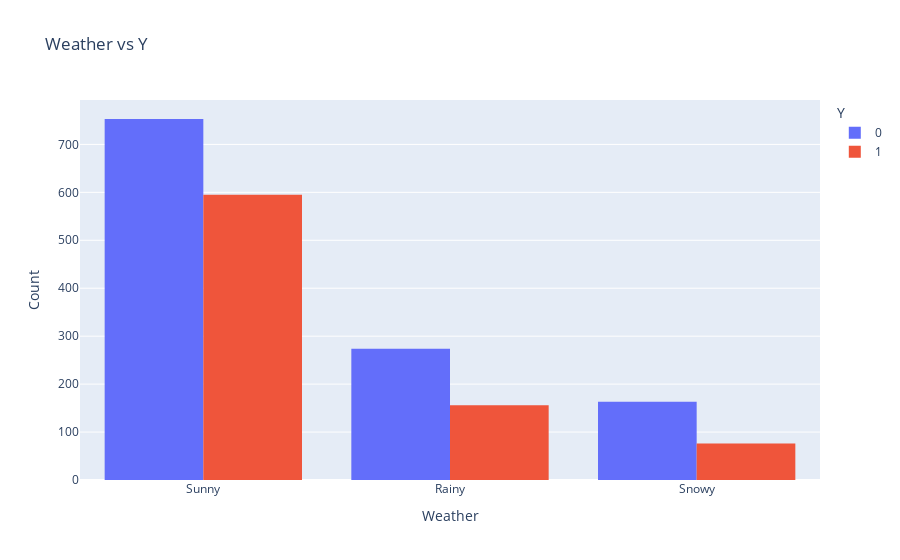
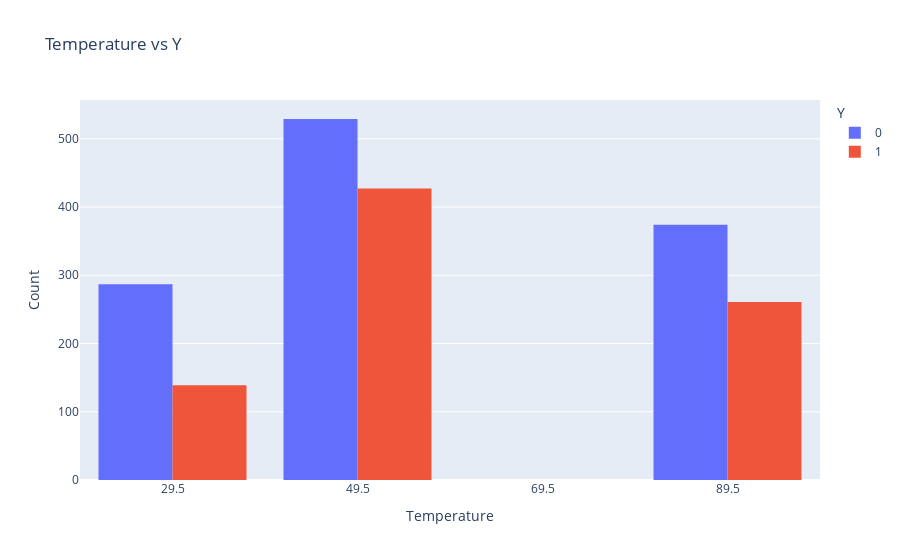

These figures' notebook cell, in order:
### Code cell
# Plot for 'weather' field against 'Y' column
fig1 = px.histogram(bar_df, x='weather', color='Y', title='Weather vs Y')
fig1.update_layout(xaxis_title='Weather', yaxis_title='Count', barmode='group')

# Plot for 'temperature' field against 'Y' column
fig2 = px.histogram(bar_df, x='temperature', color='Y', title='Temperature vs Y')
fig2.update_layout(xaxis_title='Temperature', yaxis_title='Count', barmode='group')

# Show the plots
fig1.show()
fig2.show()

### Figure 1 — Plotly figure (JSON) as saved in the notebook; plotly's stock layout.template omitted (floating-point values rounded to 4 significant figures; data arrays with more than 128 entries replaced by an {"elided": "..."} marker saying what was removed)
{"data": [{"alignmentgroup": "True", "bingroup": "x", "hovertemplate": "Y=0<br>weather=%{x}<br>count=%{y}<extra></extra>", "legendgroup": "0", "marker": {"color": "#636efa", "pattern": {"shape": ""}}, "name": "0", "offsetgroup": "0", "orientation": "v", "showlegend": true, "type": "histogram", "x": {"elided": "1190 str values"}, "xaxis": "x", "yaxis": "y"}, {"alignmentgroup": "True", "bingroup": "x", "hovertemplate": "Y=1<br>weather=%{x}<br>count=%{y}<extra></extra>", "legendgroup": "1", "marker": {"color": "#EF553B", "pattern": {"shape": ""}}, "name": "1", "offsetgroup": "1", "orientation": "v", "showlegend": true, "type": "histogram", "x": {"elided": "827 str values"}, "xaxis": "x", "yaxis": "y"}], "layout": {"barmode": "group", "legend": {"title": {"text": "Y"}, "tracegroupgap": 0}, "title": {"text": "Weather vs Y"}, "xaxis": {"anchor": "y", "domain": [0, 1], "title": {"text": "Weather"}}, "yaxis": {"anchor": "x", "domain": [0, 1], "title": {"text": "Count"}}}}

### Figure 2 — Plotly figure (JSON) as saved in the notebook; plotly's stock layout.template omitted (floating-point values rounded to 4 significant figures; data arrays with more than 128 entries replaced by an {"elided": "..."} marker saying what was removed)
{"data": [{"alignmentgroup": "True", "bingroup": "x", "hovertemplate": "Y=0<br>temperature=%{x}<br>count=%{y}<extra></extra>", "legendgroup": "0", "marker": {"color": "#636efa", "pattern": {"shape": ""}}, "name": "0", "offsetgroup": "0", "orientation": "v", "showlegend": true, "type": "histogram", "x": {"elided": "1190 int values"}, "xaxis": "x", "yaxis": "y"}, {"alignmentgroup": "True", "bingroup": "x", "hovertemplate": "Y=1<br>temperature=%{x}<br>count=%{y}<extra></extra>", "legendgroup": "1", "marker": {"color": "#EF553B", "pattern": {"shape": ""}}, "name": "1", "offsetgroup": "1", "orientation": "v", "showlegend": true, "type": "histogram", "x": {"elided": "827 int values"}, "xaxis": "x", "yaxis": "y"}], "layout": {"barmode": "group", "legend": {"title": {"text": "Y"}, "tracegroupgap": 0}, "title": {"text": "Temperature vs Y"}, "xaxis": {"anchor": "y", "domain": [0, 1], "title": {"text": "Temperature"}}, "yaxis": {"anchor": "x", "domain": [0, 1], "title": {"text": "Count"}}}}
